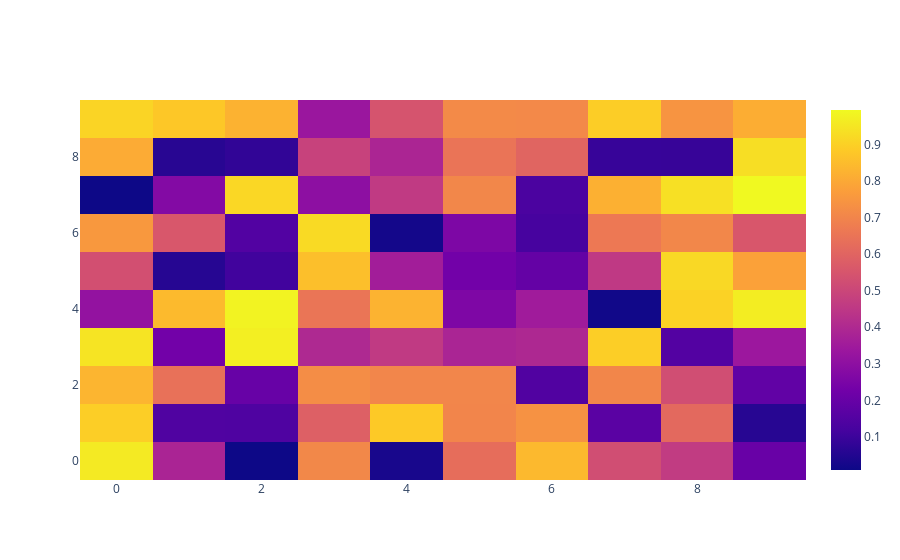

This figure's notebook cell:
### Code cell
# Heat Map 
data = np.random.rand(10,10)
heat = go.Heatmap(z=data)
fig = go.Figure(data=[heat])
fig.show()
